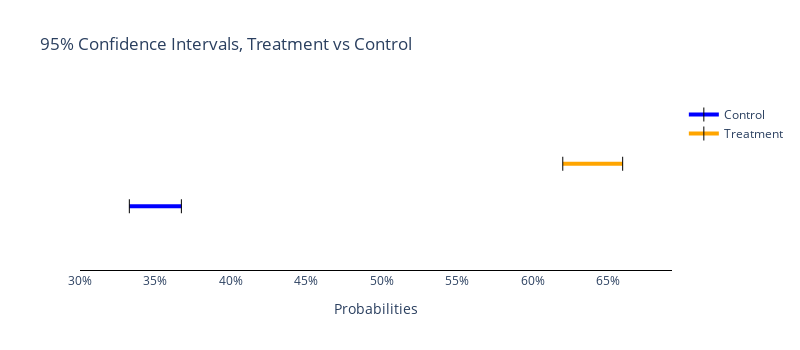

Notebook code cell kept with this figure:
### Markdown cell above
#### Cluster 2: Low-Income. All Ages.
- Definitely a significant difference between response rates to discount vs BOGO.
- BOGO response rate is approx 37%.
- Discount response rate is approx 63%.

**Verdict:** SBUX should target these users with discount to maximize response rate.

### Code cell
figs[3]

### Figure 1 — Plotly figure (JSON) as saved in the notebook; plotly's stock layout.template omitted (floating-point values rounded to 4 significant figures)
{"data": [{"line": {"color": "blue", "width": 4}, "marker": {"color": "black", "size": 10, "symbol": "line-ns-open"}, "mode": "lines+markers", "name": "Control", "type": "scatter", "x": [0.3327, 0.3672], "y": [0.75, 0.75]}, {"line": {"color": "orange", "width": 4}, "marker": {"color": "black", "size": 10, "symbol": "line-ns-open"}, "mode": "lines+markers", "name": "Treatment", "type": "scatter", "x": [0.62, 0.6597], "y": [1.25, 1.25]}], "layout": {"height": 350, "plot_bgcolor": "white", "title": {"text": "95% Confidence Intervals, Treatment vs Control"}, "width": 800, "xaxis": {"linecolor": "black", "range": [0.2999, 0.6925], "showgrid": false, "showline": true, "tickformat": ",.0%", "title": {"text": "Probabilities"}, "zeroline": false}, "yaxis": {"linecolor": "black", "range": [0, 2], "showgrid": false, "showline": true, "visible": false, "zeroline": false}}}
